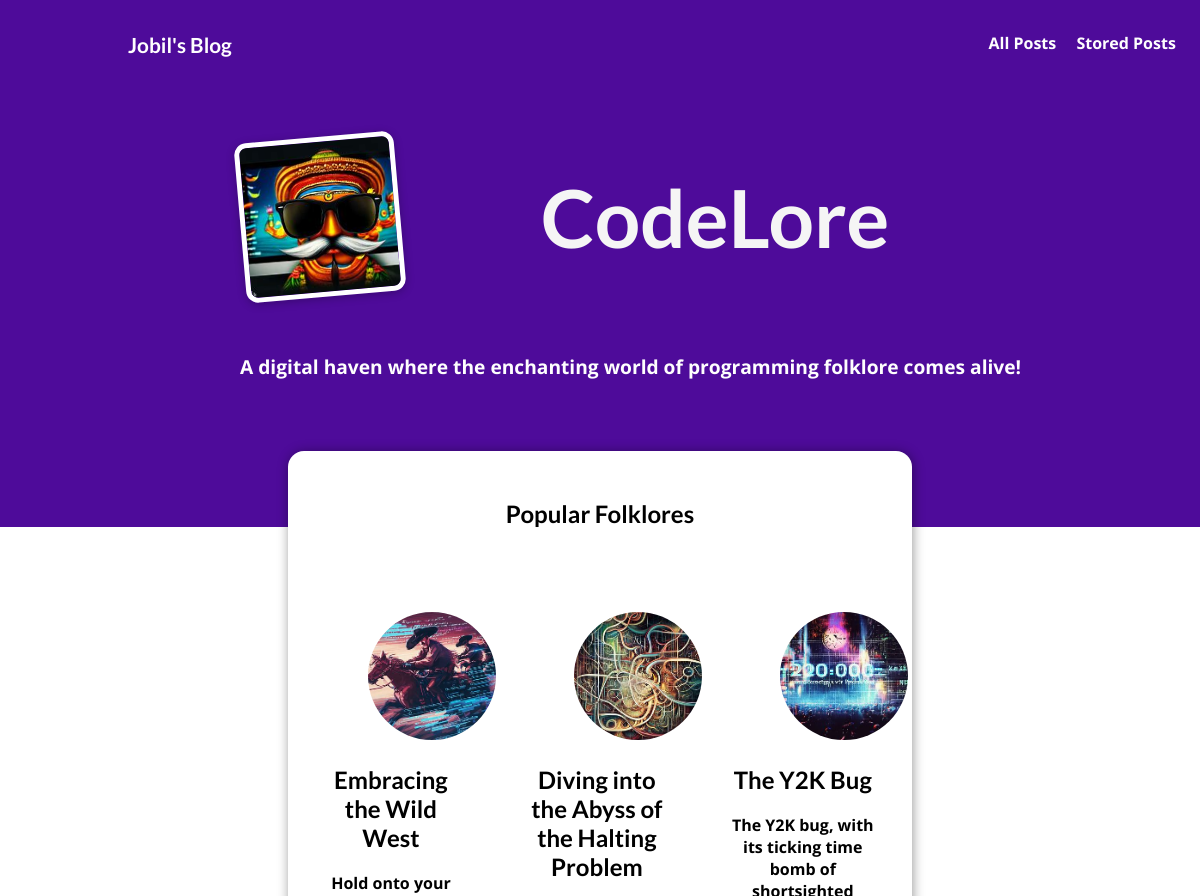
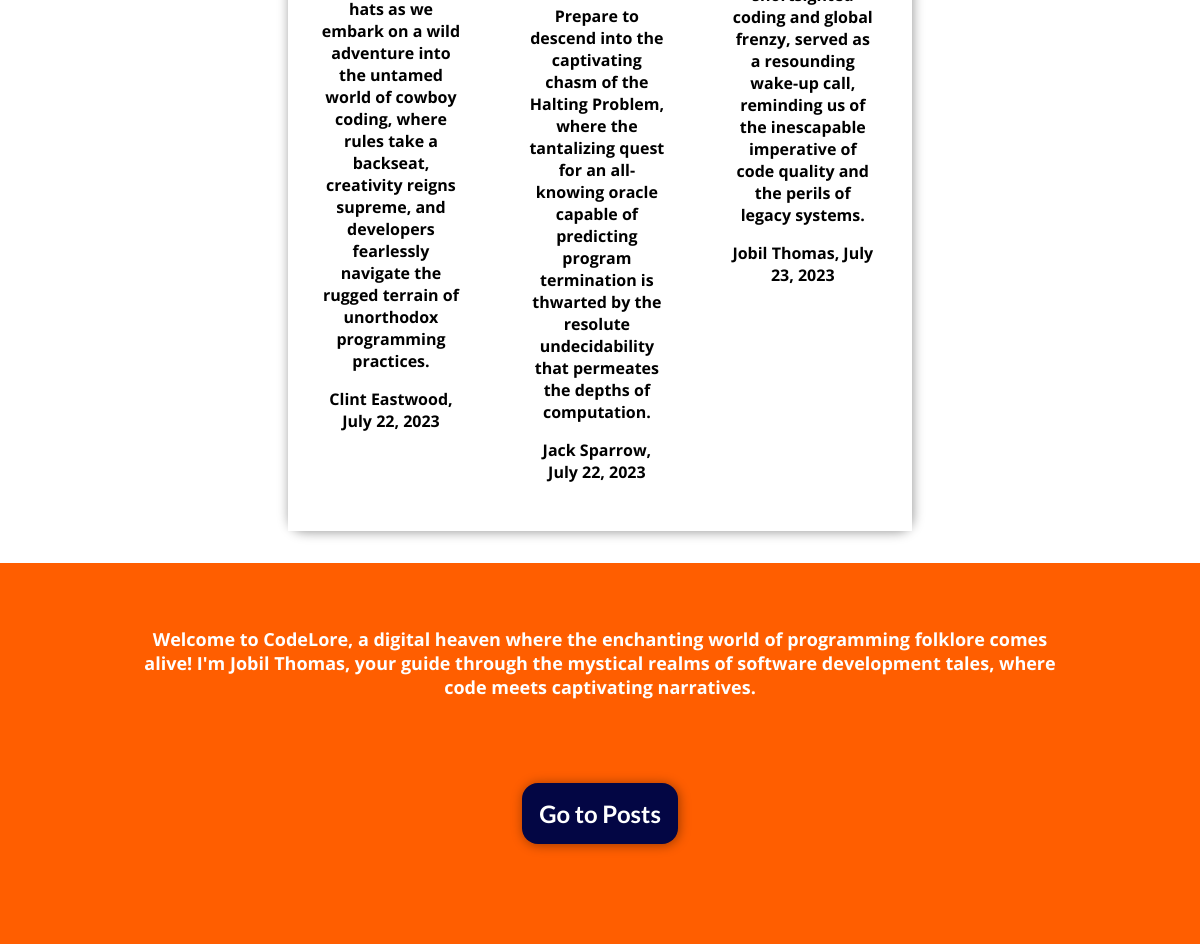
The page / on the database its author committed (2 pictures, top to bottom).
### blog/models.py (models this page shows, shortened)
class Post(models.Model):
    title = models.CharField(max_length=50)
    date = models.DateField(auto_now=True)
    image = models.ImageField(upload_to="post_images/")
    author = models.ForeignKey(Author, on_delete=models.CASCADE, null=True, related_name="posts")
    excerpt = models.CharField(max_length=400)
    content = models.TextField()
    slug = models.SlugField(default="", null=False, db_index=True)
    tags = models.ManyToManyField(Tag)

class Author(models.Model):
    first_name = models.CharField(max_length=100)
    last_name = models.CharField(max_length=100)
    def full_name(self):
        return f"{self.first_name} {self.last_name}"
    def __str__(self):
        return self.full_name()

### blog/views.py (the view)
# urls.py: path("", views.startingPageView.as_view(), name="starting-page"),
class startingPageView(ListView):
     model = Post
     template_name = "blog/index.html"
     context_object_name = "posts"
     def get_queryset(self):
         qs = super().get_queryset()
         qs = qs.order_by("-pk")[:3]
         return qs

### blog/templates/blog/index.html (shortened to what this page needs)
{% extends 'blog/base.html' %}
{% load static %}
{% block contents %}
<section id="welcome">
    <header>
        <div>
            <img src="{% static "blog/images/kadhakali.jpg" %}"/>
            <p>
                A digital haven where the enchanting world of programming folklore comes alive!
            </p>
        </div>
        <h2>CodeLore</h2>
    </header>
</section>
<section id="popular-posts">
    <h2 id="h2-posts">Popular Folklores </h2>
    <section id="latest-posts">
    {% for post in posts %}
        {% include "blog/includes/post.html" %}
    {% endfor %}
    </section>
</section>
<section id="bottom-part">
    <p>
        Welcome to CodeLore, a digital heaven where the enchanting world of programming folklore comes alive! I'm Jobil Thomas, your guide through the mystical realms of software development tales, where code meets captivating narratives.
    </p>
    <div id="go-to-posts">
        <h2><a href="{% url 'posts-page' %}">Go to Posts</a></h2>
    </div>
</section>
{% endblock contents %}

### blog/templates/blog/includes/post.html
<article class="post-excerpt">
    <a href="{% url 'post-detail-page' post.slug %}">
        <img src="{{ post.image.url }}" alt="connect"/>
        <div>
        <h2>{{post.title}}</h2>
        <p>{{post.excerpt}}</p>
        <p>{{post.author}}, {{post.date}}</p>
        </div>
    </a>
</article>

### blog/static/blog/style.css (style rules this page uses)
* { box-sizing: border-box; }
html { font-family: 'Open Sans', 'Lato', sans-serif; }
body { margin: 0; }
h1, h2, h3 { font-family: 'Lato', sans-serif; font-weight: bold; }
#welcome { background-color: rgb(78, 11, 154); padding-top: 4rem; }
#welcome header { display: flex; padding-left: 15rem; }
#welcome img { width: 10rem; height: 10rem; border: 5px solid white; border-radius: 12px; transform: rotateZ(-5deg); box-shadow: 0 2px 8px rgba(0, 0, 0, 0.25); }
#welcome h2 { color: whitesmoke; font-size: 5rem; margin-left: -30rem; margin-top: 2rem; }
#welcome p { color:rgb(254, 254, 254); font-weight: bold; font-size: 1.2rem; padding-bottom: 8rem; padding-top: 2rem; }
#latest-posts { background-color: white; display: flex; }
#popular-posts { display: block; text-align: center; background-color: white; margin: 0rem 18rem; margin-top: -6rem; margin-bottom: 2rem; border-radius: 1rem; box-shadow: 1px 1px 12px rgba(0, 0, 0, 0.4); }
#h2-posts { padding-top: 3rem; padding-bottom: 2rem; }
.post-excerpt { display: block; padding: 2rem; font-weight: bold; width: 33%; border-radius: 1rem; }
.post-excerpt a { text-decoration: none; color: black; transition: all 0.2s ease; }
.post-excerpt img { margin-left: 3rem; width: 8rem; height: 8rem; object-fit: cover; border-radius: 50%; }
#bottom-part { background-color: rgb(255, 94, 0); }
#bottom-part p { color: white; padding: 4rem 8rem; margin-bottom: 0; text-align: center; font-weight: bold; font-size: large; }
#go-to-posts { text-align: center; padding-bottom: 5rem; width: 13%; margin: auto; }
#go-to-posts h2 { background-color: rgb(3, 6, 68); color: white; padding: 1rem 0.5rem; border-radius: 1rem; box-shadow: 1px 1px 12px rgba(0, 0, 0, 0.4); }
#go-to-posts a { text-decoration: none; color: white; }

### rows shown on the page
Post: image (picture), title "Embracing the Wild West", excerpt "Hold onto your hats as we embark on a wild adventure into the untamed world of cowboy coding, where rules take a backseat, creativity reigns supreme, and developers fearlessly navigate the rugged terrain of unorthodox programming practices.", author "Clint Eastwood", date "July 22, 2023"
Post: image (picture), title "Diving into the Abyss of the Halting Problem", excerpt "Prepare to descend into the captivating chasm of the Halting Problem, where the tantalizing quest for an all-knowing oracle capable of predicting program termination is thwarted by the resolute undecidability that permeates the depths of computation.", author "Jack Sparrow", date "July 22, 2023"
Post: image (picture), title "The Y2K Bug", excerpt "The Y2K bug, with its ticking time bomb of shortsighted coding and global frenzy, served as a resounding wake-up call, reminding us of the inescapable imperative of code quality and the perils of legacy systems.", author "Jobil Thomas", date "July 23, 2023"
